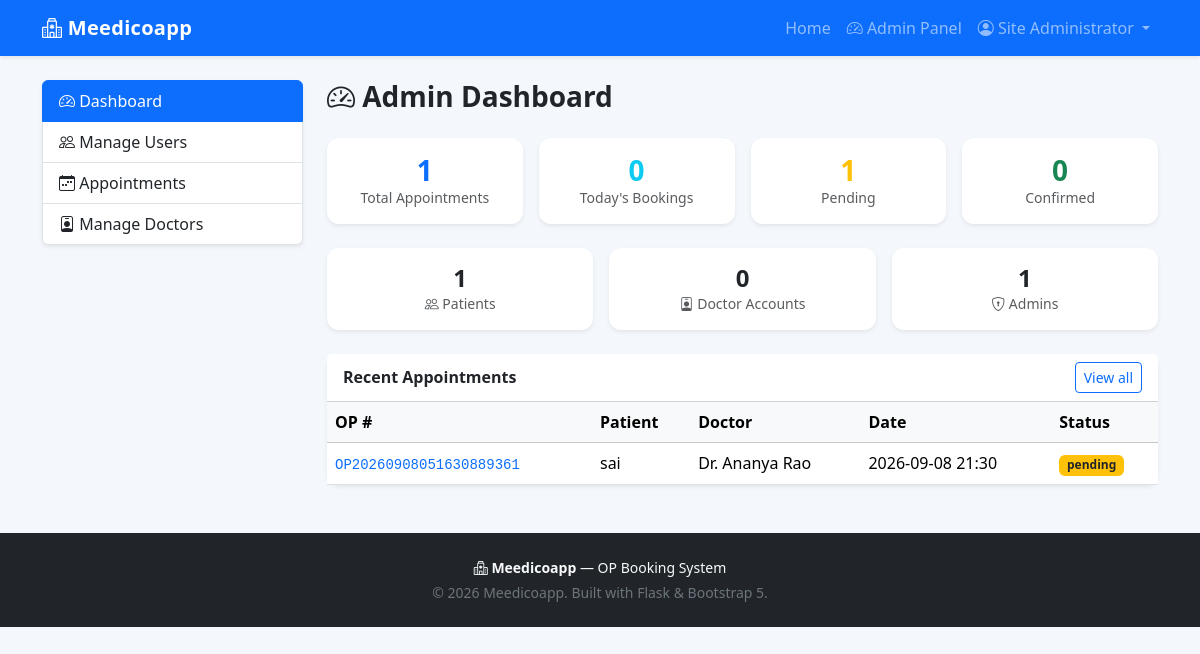
The page /admin (signed in) on the database its author committed.
### tables this page shows
CREATE TABLE users (
    id              INTEGER PRIMARY KEY AUTOINCREMENT,
    name            TEXT NOT NULL,
    email           TEXT NOT NULL UNIQUE,
    password_hash   TEXT NOT NULL,
    phone           TEXT,
    role            TEXT NOT NULL DEFAULT 'patient'
                        CHECK (role IN ('patient', 'doctor', 'admin')),
    is_active       INTEGER NOT NULL DEFAULT 1,
    created_at      TEXT NOT NULL
);

CREATE TABLE appointments (
    id                  INTEGER PRIMARY KEY AUTOINCREMENT,
    patient_id          INTEGER NOT NULL,
    doctor_id           INTEGER NOT NULL,
    appointment_date    TEXT NOT NULL,
    appointment_time    TEXT NOT NULL,
    reason              TEXT,
    status              TEXT NOT NULL DEFAULT 'pending'
                            CHECK (status IN ('pending', 'confirmed', 'cancelled', 'completed')),
    op_number           TEXT UNIQUE,
    created_at          TEXT NOT NULL,
    FOREIGN KEY (patient_id) REFERENCES users (id) ON DELETE CASCADE,
    FOREIGN KEY (doctor_id) REFERENCES doctors (id) ON DELETE CASCADE
);

CREATE TABLE doctors (
    id              INTEGER PRIMARY KEY AUTOINCREMENT,
    user_id         INTEGER UNIQUE,
    name            TEXT NOT NULL,
    specialization  TEXT NOT NULL,
    department      TEXT,
    fee             REAL NOT NULL DEFAULT 0,
    available_days  TEXT DEFAULT 'Mon-Sat',
    available_time  TEXT DEFAULT '09:00 - 17:00',
    is_active       INTEGER NOT NULL DEFAULT 1,
    created_at      TEXT NOT NULL,
    FOREIGN KEY (user_id) REFERENCES users (id) ON DELETE SET NULL
);

### MEDIAPP/meedicoapp/app.py (the view)
@app.route("/admin")
@admin_required
def admin_dashboard():
    stats = Appointment.dashboard_stats()
    user_counts = User.count_by_role()
    recent_appointments = Appointment.list_all()[:8]
    return render_template(
        "admin_dashboard.html",
        stats=stats,
        user_counts=user_counts,
        recent_appointments=recent_appointments,
    )

### MEDIAPP/meedicoapp/app.py (called while the page is built)
def current_user():
    user_id = session.get("user_id")
    if not user_id:
        return None
    return User.get_by_id(user_id)

@app.context_processor
def inject_globals():
    return {"current_user": current_user(), "app_name": "Meedicoapp", "config": app.config}

def roles_required(*roles):
    def decorator(view):
        @wraps(view)
        def wrapped(*args, **kwargs):
            user = current_user()
            if not user:
                flash("Please log in to continue.", "warning")
                return redirect(url_for("login", next=request.path))
            if user["role"] not in roles:
                flash("You do not have permission to access that page.", "danger")
                return redirect(url_for("dashboard"))
            return view(*args, **kwargs)
        return wrapped
    return decorator

### MEDIAPP/meedicoapp/models.py (called while the page is built)
def get_connection():
    conn = sqlite3.connect(DATABASE_PATH)
    conn.row_factory = sqlite3.Row
    conn.execute("PRAGMA foreign_keys = ON")
    return conn

@contextmanager
def get_cursor(commit=False):
    conn = get_connection()
    cursor = conn.cursor()
    try:
        yield cursor
        if commit:
            conn.commit()
    finally:
        conn.close()

def row_to_dict(row):
    return dict(row) if row is not None else None

def rows_to_list(rows):
    return [dict(r) for r in rows]

    @staticmethod
    def get_by_id(user_id):
        with get_cursor() as cur:
            cur.execute("SELECT * FROM users WHERE id = ?", (user_id,))
            return row_to_dict(cur.fetchone())

    @staticmethod
    def count_by_role():
        with get_cursor() as cur:
            cur.execute("SELECT role, COUNT(*) as c FROM users GROUP BY role")
            return {r["role"]: r["c"] for r in cur.fetchall()}

    @staticmethod
    def list_all(status=None):
        query = """
            SELECT a.*, u.name AS patient_name, u.email AS patient_email,
                   d.name AS doctor_name, d.specialization
            FROM appointments a
            JOIN users u ON u.id = a.patient_id
            JOIN doctors d ON d.id = a.doctor_id
            WHERE 1=1
        """
        params = []
        if status:
            query += " AND a.status = ?"
            params.append(status)
        query += " ORDER BY a.appointment_date DESC, a.appointment_time DESC"
        with get_cursor() as cur:
            cur.execute(query, params)
            return rows_to_list(cur.fetchall())

### MEDIAPP/meedicoapp/templates/admin_dashboard.html (shortened to what this page needs)
{% extends "base.html" %}
{% block content %}
<div class="row">
    <div class="col-lg-3 mb-3">
        {% include "_admin_sidebar.html" %}
    </div>
    <div class="col-lg-9">
        <h3 class="fw-bold mb-4"><i class="bi bi-speedometer2"></i> Admin Dashboard</h3>
        <div class="row g-3 mb-4">
            <div class="col-md-3 col-6">
                <div class="card border-0 shadow-sm text-center p-3">
                    <h3 class="fw-bold text-primary mb-0">{{ stats.total }}</h3>
                    <small class="text-muted">Total Appointments</small>
                </div>
            </div>
            <div class="col-md-3 col-6">
                <div class="card border-0 shadow-sm text-center p-3">
                    <h3 class="fw-bold text-info mb-0">{{ stats.today }}</h3>
                    <small class="text-muted">Today's Bookings</small>
                </div>
            </div>
            <div class="col-md-3 col-6">
                <div class="card border-0 shadow-sm text-center p-3">
                    <h3 class="fw-bold text-warning mb-0">{{ stats.by_status.get('pending', 0) }}</h3>
                    <small class="text-muted">Pending</small>
                </div>
            </div>
            <div class="col-md-3 col-6">
                <div class="card border-0 shadow-sm text-center p-3">
                    <h3 class="fw-bold text-success mb-0">{{ stats.by_status.get('confirmed', 0) }}</h3>
                    <small class="text-muted">Confirmed</small>
                </div>
            </div>
        </div>
        <div class="row g-3 mb-4">
            <div class="col-md-4 col-6">
                <div class="card border-0 shadow-sm text-center p-3">
                    <h4 class="fw-bold mb-0">{{ user_counts.get('patient', 0) }}</h4>
                    <small class="text-muted"><i class="bi bi-people"></i> Patients</small>
                </div>
            </div>
            <div class="col-md-4 col-6">
                <div class="card border-0 shadow-sm text-center p-3">
                    <h4 class="fw-bold mb-0">{{ user_counts.get('doctor', 0) }}</h4>
                    <small class="text-muted"><i class="bi bi-person-badge"></i> Doctor Accounts</small>
                </div>
            </div>
            <div class="col-md-4 col-6">
                <div class="card border-0 shadow-sm text-center p-3">
                    <h4 class="fw-bold mb-0">{{ user_counts.get('admin', 0) }}</h4>
                    <small class="text-muted"><i class="bi bi-shield-lock"></i> Admins</small>
                </div>
            </div>
        </div>
        <div class="card border-0 shadow-sm">
            <div class="card-header bg-white fw-semibold d-flex justify-content-between align-items-center">
                Recent Appointments
                <a href="{{ url_for('admin_appointments') }}" class="btn btn-sm btn-outline-primary">View all</a>
            </div>
            <div class="table-responsive">
                <table class="table table-hover align-middle mb-0">
                    <thead class="table-light">
                        <tr><th>OP #</th><th>Patient</th><th>Doctor</th><th>Date</th><th>Status</th></tr>
                    </thead>
                    <tbody>
                    {% for a in recent_appointments %}
                        <tr>
                            <td><code>{{ a.op_number }}</code></td>
                            <td>{{ a.patient_name }}</td>
                            <td>{{ a.doctor_name }}</td>
                            <td>{{ a.appointment_date }} {{ a.appointment_time }}</td>
                            <td>
                                <span class="badge
                                    {% if a.status == 'confirmed' %}bg-success
                                    {% elif a.status == 'pending' %}bg-warning text-dark
                                    {% elif a.status == 'cancelled' %}bg-secondary
                                    {% else %}bg-primary{% endif %}">{{ a.status }}</span>
                            </td>
                        </tr>
                    {% else %}
                        <tr><td colspan="5" class="text-center text-muted py-4">No appointments yet.</td></tr>
                    {% endfor %}
                    </tbody>
                </table>
            </div>
        </div>
    </div>
</div>
{% endblock %}

### MEDIAPP/meedicoapp/templates/base.html (shortened to what this page needs)
<!DOCTYPE html>
<html lang="en">
<head>
    <link href="https://cdn.jsdelivr.net/npm/bootstrap@5.3.3/dist/css/bootstrap.min.css" rel="stylesheet">
    <link rel="stylesheet" href="https://cdn.jsdelivr.net/npm/bootstrap-icons@1.11.3/font/bootstrap-icons.css">
    <link rel="stylesheet" href="{{ url_for('static', filename='css/style.css') }}">
</head>
<body>
<nav class="navbar navbar-expand-lg navbar-dark bg-primary shadow-sm">
    <div class="container">
        <a class="navbar-brand fw-bold" href="{{ url_for('index') }}">
            <i class="bi bi-hospital"></i> Meedicoapp
        </a>
        <div class="collapse navbar-collapse" id="navMain">
            <ul class="navbar-nav ms-auto align-items-lg-center">
                <li class="nav-item"><a class="nav-link" href="{{ url_for('index') }}">Home</a></li>
                {% if current_user %}
                    {% if current_user.role == 'admin' %}
                        <li class="nav-item"><a class="nav-link" href="{{ url_for('admin_dashboard') }}"><i class="bi bi-speedometer2"></i> Admin Panel</a></li>
                    {% else %}
                        <li class="nav-item"><a class="nav-link" href="{{ url_for('dashboard') }}">Dashboard</a></li>
                    {% endif %}
                    <li class="nav-item dropdown">
                        <a class="nav-link dropdown-toggle" href="#" role="button" data-bs-toggle="dropdown">
                            <i class="bi bi-person-circle"></i> {{ current_user.name }}
                        </a>
                    </li>
                {% else %}
                    <li class="nav-item"><a class="nav-link" href="{{ url_for('login') }}">Login</a></li>
                    <li class="nav-item">
                        <a class="btn btn-light btn-sm ms-lg-2 fw-semibold" href="{{ url_for('register') }}">Register</a>
                    </li>
                {% endif %}
            </ul>
        </div>
    </div>
</nav>
<main class="container my-4">
    {% block content %}{% endblock %}
</main>
<footer class="bg-dark text-light py-4 mt-5">
    <div class="container text-center small">
        <p class="mb-1"><i class="bi bi-hospital"></i> <strong>Meedicoapp</strong> &mdash; OP Booking System</p>
        <p class="mb-0 text-secondary">&copy; {{ 2026 }} Meedicoapp. Built with Flask &amp; Bootstrap 5.</p>
    </div>
</footer>
</body>
</html>

### MEDIAPP/meedicoapp/static/css/style.css (style rules this page uses)
body { background-color: #f4f7fb; }
.navbar-brand { letter-spacing: 0.3px; }
.card { border-radius: 0.75rem; }
code { color: #0d6efd; }

### rows shown on the page
users: name "Site Administrator"
appointments: op_number "OP20260908051630889361", patient_name "sai", doctor_name "Dr. Ananya Rao", appointment_date "2026-09-08", appointment_time "21:30", status "pending"

### other values the page prints
{{ stats.total }} "1"
{{ stats.today }} "0"
{{ stats.by_status.get('pending', 0) }} "1"
{{ stats.by_status.get('confirmed', 0) }} "0"
{{ user_counts.get('patient', 0) }} "1"
{{ user_counts.get('doctor', 0) }} "0"
{{ user_counts.get('admin', 0) }} "1"
{{ 2026 }} "2026"
